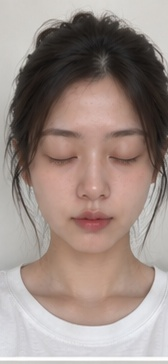
#> input picture poc/samples/phone-portraits-20/person_1_front_closed.jpg, 168 x 364 px
$ python -i tail_ridge.py   (imports and definitions only)
#> lines starting #> are read from the running program, lines starting #| are printed output that depends on the picture
"""결과 모양 실험 30 — 맨얼굴과 겹치는 그림에서 라이너 꼬리를 '가는 선' 으로 잰다.

    DHE_DATA_DIR=D:/nudy-data uv run --extra eval --with scikit-image python eval/samples/shape/tail_ridge.py <폴더> <맨얼굴 이름> <그림 이름> …
    … tail_ridge.py --selftest <폴더> <맨얼굴 이름>      맨얼굴에 길이를 아는 꼬리(0 · 8 · 15 · 30%)를 그려 넣고 잰다

<폴더>/<이름>.png 과 맨얼굴의 <이름>.lm.json (얼굴 점 478개 px). 그림은 맨얼굴과 같은 크기 · 같은 자리여야 한다
(정답사진 · 모델이 옮긴 그림을 맨얼굴 얼굴 점에 맞춰 붙인 판). 따로 찍은 사진은 linerFan (score-shape.ts) 이 맡는다.

왜 따로 만드나: 모델이 옮긴 그림은 눈꼬리 바깥 섀도우가 넓게 어둡다(L -20~-30). 맨얼굴보다 어두워진 칸을 세면 그것이 꼬리로 읽힌다 (README 실험 28).
재는 법: 칸마다 '선 값' = 양옆(네 방향, SIDE 떨어진 두 칸) 중 더 어두운 쪽보다 얼마나 더 어두운가 — 넓은 그늘은 양옆도 같이 어두워 0 이다.
        맨얼굴의 선 값을 뺀 것이 MIN 이상이고 맨얼굴보다 DARK 넘게 어두워진 칸을 새 선으로 본다. 눈꼬리 얼굴 점에서 REACH 안에 닿는 덩어리의 가장 바깥 칸이 꼬리 끝.
        길이는 눈꼬리 얼굴 점에서 바깥으로 잰 값이다 — 얼굴 점이 실제 눈꼬리보다 안쪽이면 그만큼 길게 나오므로, 정답 그림과 **같은 맨얼굴 틀에서** 견줄 때만 뜻이 있다.
"""
import json
import math
import sys
from pathlib import Path

import numpy as np
from PIL import Image, ImageDraw, ImageFilter
from scipy.ndimage import binary_dilation, gaussian_filter, label
from skimage import color

SPAN, INK = 0.2, 15.0   # 굵기를 재는 구간(꼬리 끝에서 안쪽으로, 눈 폭 비율) · 잉크로 보는 어두워진 정도(L)
SIDE, MIN, DARK, REACH, FAR = (0.025,), 6.0, 8.0, 0.22, 0.5   # 양옆 폭(눈 폭 비율) · 선 값(L) · 맨얼굴보다 어두워진 정도(L) · 눈꼬리에서 이어졌다고 보는 거리 · 보는 범위
EYE = {"R": (33, 133, [33, 246, 161, 160, 159, 158]), "L": (263, 362, [263, 466, 388, 387, 386, 385])}


# [65 lines left out: functions axes, ridge_map, tail, draw, not called in this run]


def lightness(im):
    return gaussian_filter(color.rgb2lab(np.asarray(im.convert("RGB")).astype(float) / 255)[..., 0], 0.6)


# [6 lines left out: function show, not called in this run]


# [17 lines not run here, left out]

>>> from PIL import Image
>>> picture = Image.open('../../../poc/samples/phone-portraits-20/person_1_front_closed.jpg')
#> picture is the input picture: PIL image 168x364 RGB; mean R, G, B 156.7, 140.8, 134.1
>>> result = lightness(picture)
#> in lightness, `return gaussian_filter(color.rgb2lab(np.asarray(im.convert("RGB")).ast..`:
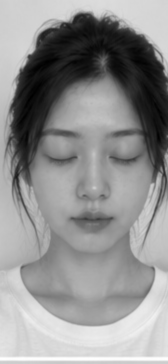
#> returned value: shape (364, 168) float64; min 5.02, max 99.3, mean 58.7; drawn with min black and max white

$ run again, on poc/samples/phone-portraits-20/person_3_front_closed.jpg
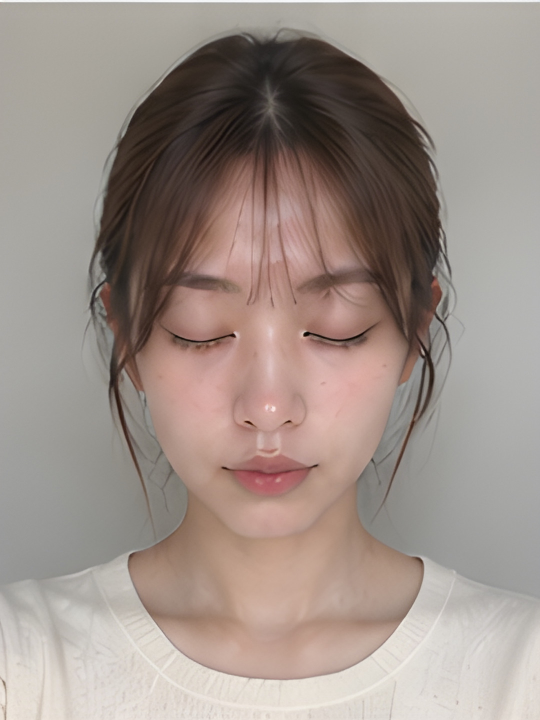
#> input picture poc/samples/phone-portraits-20/person_3_front_closed.jpg, 1080 x 1440 px (shown at 1/2 size)
#> picture is the input picture: PIL image 1080x1440 RGB; mean R, G, B 157.8, 144.5, 137.2
#> in lightness, `return gaussian_filter(color.rgb2lab(np.asarray(im.convert("RGB")).ast..`:
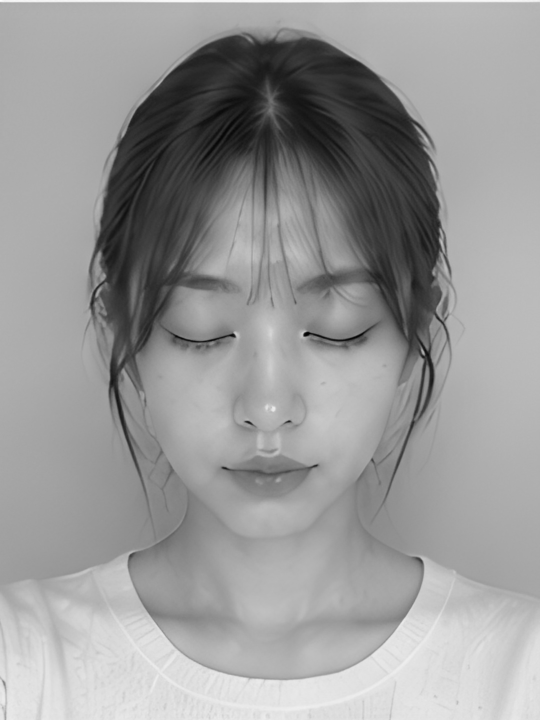
#> returned value: shape (1440, 1080) float64 (shown at 1/2 size); min 1.41, max 99.73, mean 60.3; drawn with min black and max white

$ run again, on poc/samples/phone-portraits-20/person_4_front_closed.jpg
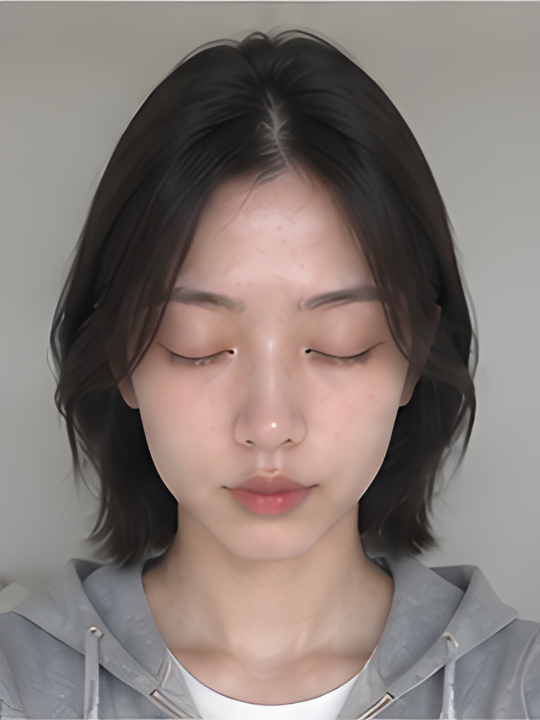
#> input picture poc/samples/phone-portraits-20/person_4_front_closed.jpg, 1080 x 1440 px (shown at 1/2 size)
#> picture is the input picture: PIL image 1080x1440 RGB; mean R, G, B 132, 121.2, 116.6
#> in lightness, `return gaussian_filter(color.rgb2lab(np.asarray(im.convert("RGB")).ast..`:
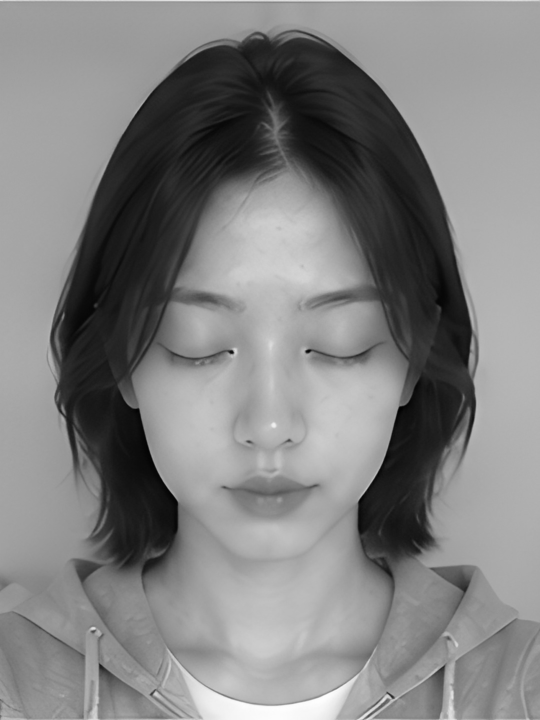
#> returned value: shape (1440, 1080) float64 (shown at 1/2 size); min 1.41, max 99.31, mean 50.8; drawn with min black and max white

$ run again, on poc/samples/phone-portraits-20/person_5_front_closed.jpg
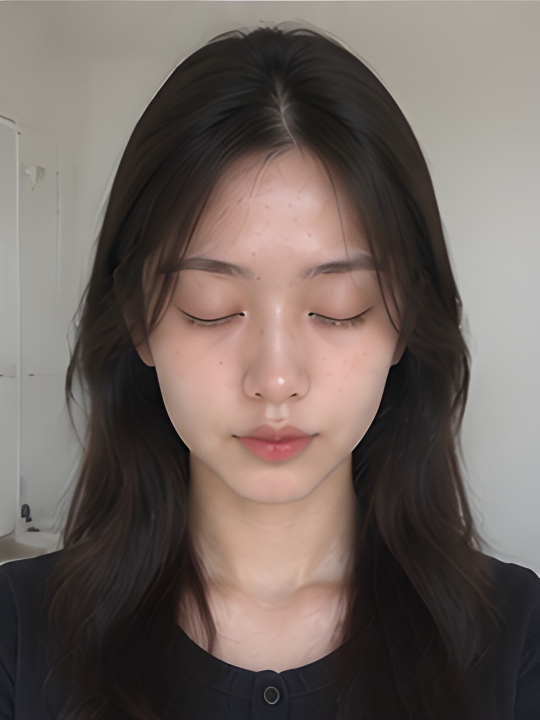
#> input picture poc/samples/phone-portraits-20/person_5_front_closed.jpg, 1080 x 1440 px (shown at 1/2 size)
#> picture is the input picture: PIL image 1080x1440 RGB; mean R, G, B 111.3, 100.1, 94.6
#> in lightness, `return gaussian_filter(color.rgb2lab(np.asarray(im.convert("RGB")).ast..`:
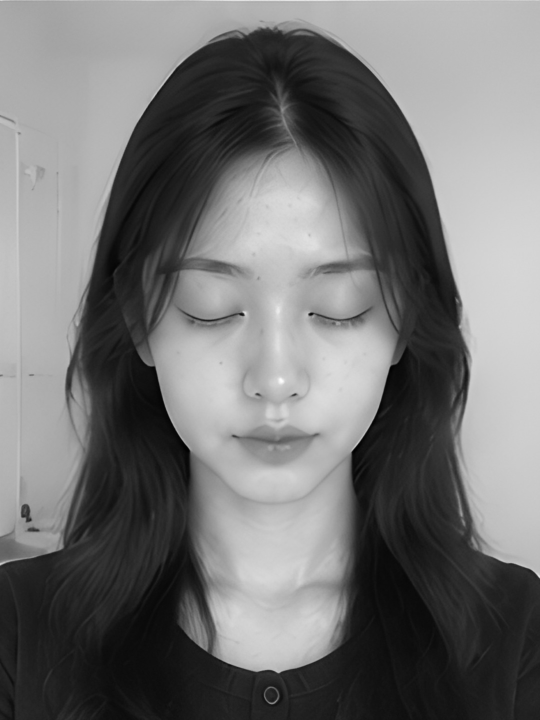
#> returned value: shape (1440, 1080) float64 (shown at 1/2 size); min 0.906, max 91.75, mean 41.8; drawn with min black and max white
